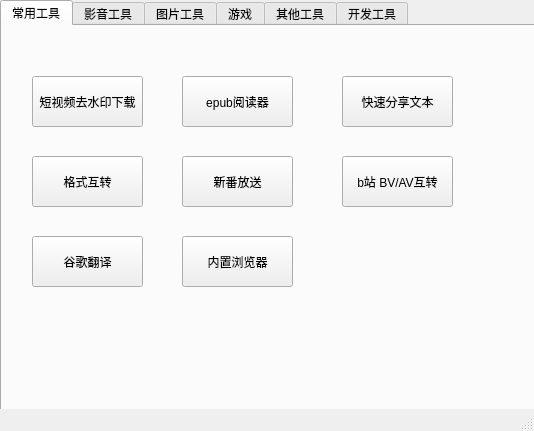
<?xml version="1.0" encoding="UTF-8"?>
<ui version="4.0">
 <class>mainWindow</class>
 <widget class="QMainWindow" name="mainWindow">
  <property name="geometry">
   <rect>
    <x>0</x>
    <y>0</y>
    <width>534</width>
    <height>431</height>
   </rect>
  </property>
  <property name="windowTitle">
   <string>pyqt工具箱</string>
  </property>
  <widget class="QWidget" name="centralwidget">
   <widget class="QTabWidget" name="tabWidget">
    <property name="geometry">
     <rect>
      <x>0</x>
      <y>0</y>
      <width>541</width>
      <height>431</height>
     </rect>
    </property>
    <property name="currentIndex">
     <number>0</number>
    </property>
    <widget class="QWidget" name="tab">
     <attribute name="title">
      <string>常用工具</string>
     </attribute>
     <widget class="QPushButton" name="pushButton">
      <property name="geometry">
       <rect>
        <x>30</x>
        <y>50</y>
        <width>111</width>
        <height>51</height>
       </rect>
      </property>
      <property name="text">
       <string>短视频去水印下载</string>
      </property>
     </widget>
     <widget class="QPushButton" name="pushButton_2">
      <property name="geometry">
       <rect>
        <x>180</x>
        <y>50</y>
        <width>111</width>
        <height>51</height>
       </rect>
      </property>
      <property name="text">
       <string>epub阅读器</string>
      </property>
     </widget>
     <widget class="QPushButton" name="pushButton_3">
      <property name="geometry">
       <rect>
        <x>340</x>
        <y>50</y>
        <width>111</width>
        <height>51</height>
       </rect>
      </property>
      <property name="text">
       <string>快速分享文本</string>
      </property>
     </widget>
     <widget class="QPushButton" name="pushButton_4">
      <property name="geometry">
       <rect>
        <x>30</x>
        <y>130</y>
        <width>111</width>
        <height>51</height>
       </rect>
      </property>
      <property name="text">
       <string>格式互转</string>
      </property>
     </widget>
     <widget class="QPushButton" name="pushButton_5">
      <property name="geometry">
       <rect>
        <x>180</x>
        <y>130</y>
        <width>111</width>
        <height>51</height>
       </rect>
      </property>
      <property name="text">
       <string>新番放送</string>
      </property>
     </widget>
     <widget class="QPushButton" name="pushButton_6">
      <property name="geometry">
       <rect>
        <x>340</x>
        <y>130</y>
        <width>111</width>
        <height>51</height>
       </rect>
      </property>
      <property name="text">
       <string>b站 BV/AV互转</string>
      </property>
     </widget>
     <widget class="QPushButton" name="pushButton_7">
      <property name="geometry">
       <rect>
        <x>30</x>
        <y>210</y>
        <width>111</width>
        <height>51</height>
       </rect>
      </property>
      <property name="text">
       <string>谷歌翻译</string>
      </property>
     </widget>
     <widget class="QPushButton" name="pushButton_14">
      <property name="geometry">
       <rect>
        <x>180</x>
        <y>210</y>
        <width>111</width>
        <height>51</height>
       </rect>
      </property>
      <property name="text">
       <string>内置浏览器</string>
      </property>
     </widget>
    </widget>
    <widget class="QWidget" name="tab_2">
     <attribute name="title">
      <string>影音工具</string>
     </attribute>
     <widget class="QPushButton" name="pushButton_8">
      <property name="geometry">
       <rect>
        <x>30</x>
        <y>50</y>
        <width>111</width>
        <height>51</height>
       </rect>
      </property>
      <property name="text">
       <string>视频播放器</string>
      </property>
     </widget>
     <widget class="QPushButton" name="pushButton_9">
      <property name="geometry">
       <rect>
        <x>180</x>
        <y>50</y>
        <width>111</width>
        <height>51</height>
       </rect>
      </property>
      <property name="text">
       <string>影片搜索</string>
      </property>
     </widget>
    </widget>
    <widget class="QWidget" name="tab_3">
     <attribute name="title">
      <string>图片工具</string>
     </attribute>
     <widget class="QPushButton" name="pushButton_10">
      <property name="geometry">
       <rect>
        <x>30</x>
        <y>50</y>
        <width>111</width>
        <height>51</height>
       </rect>
      </property>
      <property name="text">
       <string>在线PS</string>
      </property>
     </widget>
    </widget>
    <widget class="QWidget" name="tab_4">
     <attribute name="title">
      <string>游戏</string>
     </attribute>
     <widget class="QPushButton" name="pushButton_11">
      <property name="geometry">
       <rect>
        <x>30</x>
        <y>50</y>
        <width>111</width>
        <height>51</height>
       </rect>
      </property>
      <property name="text">
       <string>在线FC游戏</string>
      </property>
     </widget>
    </widget>
    <widget class="QWidget" name="tab_5">
     <attribute name="title">
      <string>其他工具</string>
     </attribute>
     <widget class="QPushButton" name="pushButton_12">
      <property name="geometry">
       <rect>
        <x>30</x>
        <y>50</y>
        <width>111</width>
        <height>51</height>
       </rect>
      </property>
      <property name="text">
       <string>httpcat</string>
      </property>
     </widget>
     <widget class="QPushButton" name="pushButton_15">
      <property name="geometry">
       <rect>
        <x>180</x>
        <y>50</y>
        <width>111</width>
        <height>51</height>
       </rect>
      </property>
      <property name="text">
       <string>在线聊天机器人</string>
      </property>
     </widget>
     <widget class="QPushButton" name="pushButton_16">
      <property name="geometry">
       <rect>
        <x>340</x>
        <y>50</y>
        <width>111</width>
        <height>51</height>
       </rect>
      </property>
      <property name="text">
       <string>友情终结器</string>
      </property>
     </widget>
    </widget>
    <widget class="QWidget" name="tab_6">
     <attribute name="title">
      <string>开发工具</string>
     </attribute>
     <widget class="QPushButton" name="pushButton_13">
      <property name="geometry">
       <rect>
        <x>30</x>
        <y>50</y>
        <width>111</width>
        <height>51</height>
       </rect>
      </property>
      <property name="text">
       <string>开发者速查</string>
      </property>
     </widget>
    </widget>
   </widget>
  </widget>
  <widget class="QStatusBar" name="statusbar"/>
 </widget>
 <resources/>
 <connections/>
</ui>
